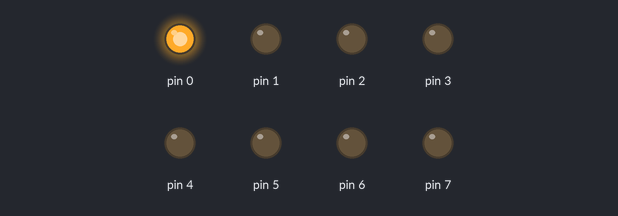
Simulated run of this sketch. Board: Arduino Uno, built with avr-gcc and run on an emulated ATmega328P. On the bench: output pins drawn as LEDs (lit = HIGH).

Above: at 0.12 s.
At 1.12 s:
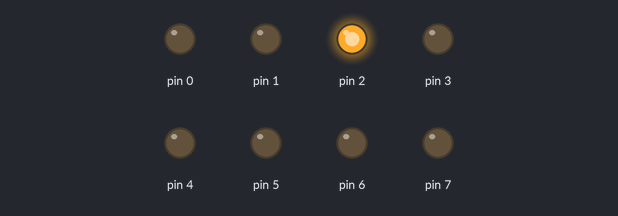
At 2.37 s:
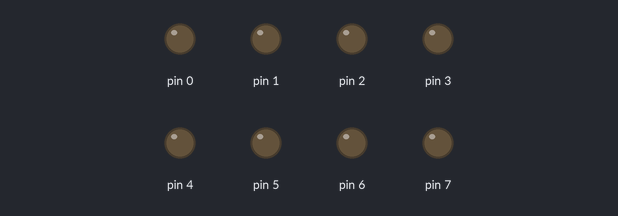
At 5.12 s:
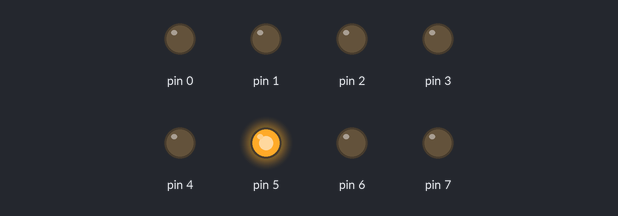
At 7.12 s:
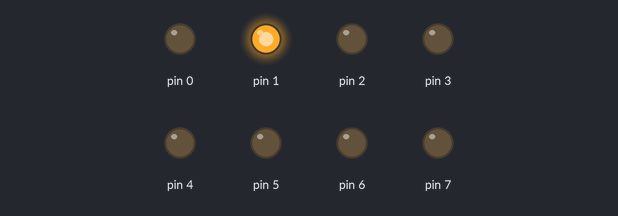
At 10.12 s:
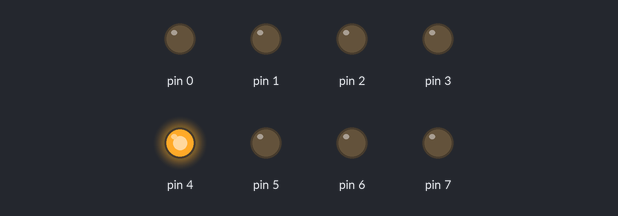
Timing chart, 0 to 10.4 s (numbered marks = the images above):
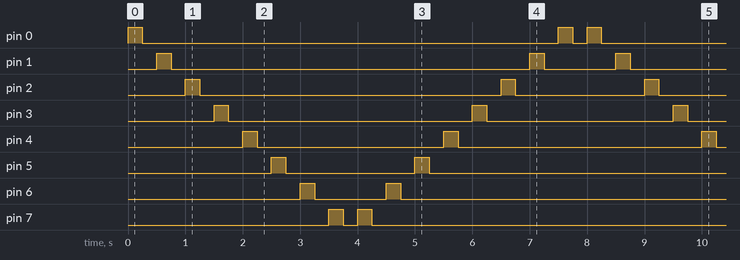

Measured:
- by itself, pin 0: repeats every 8.0 s: LOW 7.3 s, HIGH 0.25 s, LOW 0.25 s, HIGH 0.25 s
- by itself, pin 1: repeats every 8.0 s: LOW 6.3 s, HIGH 0.25 s, LOW 1.3 s, HIGH 0.25 s
- by itself, pin 2: repeats every 8.0 s: LOW 5.3 s, HIGH 0.25 s, LOW 2.3 s, HIGH 0.25 s
- by itself, pin 3: repeats every 8.0 s: LOW 4.3 s, HIGH 0.25 s, LOW 3.3 s, HIGH 0.25 s
- by itself, pin 4: repeats every 8.0 s: LOW 3.3 s, HIGH 0.25 s, LOW 4.3 s, HIGH 0.25 s
- by itself, pin 5: repeats every 8.0 s: LOW 2.3 s, HIGH 0.25 s, LOW 5.3 s, HIGH 0.25 s
- by itself, pin 6: repeats every 8.0 s: LOW 1.3 s, HIGH 0.25 s, LOW 6.3 s, HIGH 0.25 s
- by itself, pin 7: repeats every 8.0 s: LOW 0.25 s, HIGH 0.25 s, LOW 7.3 s, HIGH 0.25 s

The sketch:

led_8.ino
```cpp
void setup() {
 pinMode(0, OUTPUT);
 pinMode(1, OUTPUT);
 pinMode(2, OUTPUT);
 pinMode(3, OUTPUT);
 pinMode(4, OUTPUT);
 pinMode(5, OUTPUT);
 pinMode(6, OUTPUT);
 pinMode(7, OUTPUT);
}
void LED(int i)
{
    digitalWrite(i , HIGH);
    delay(250);
    digitalWrite(i , LOW);
    delay(250);
}
void loop() {
  for( int i = 0; i<=7; i++)
  {
    LED(i);
  }
  for(int i = 7; i>=0; i--)
  {
    LED(i);
  }
}
```
